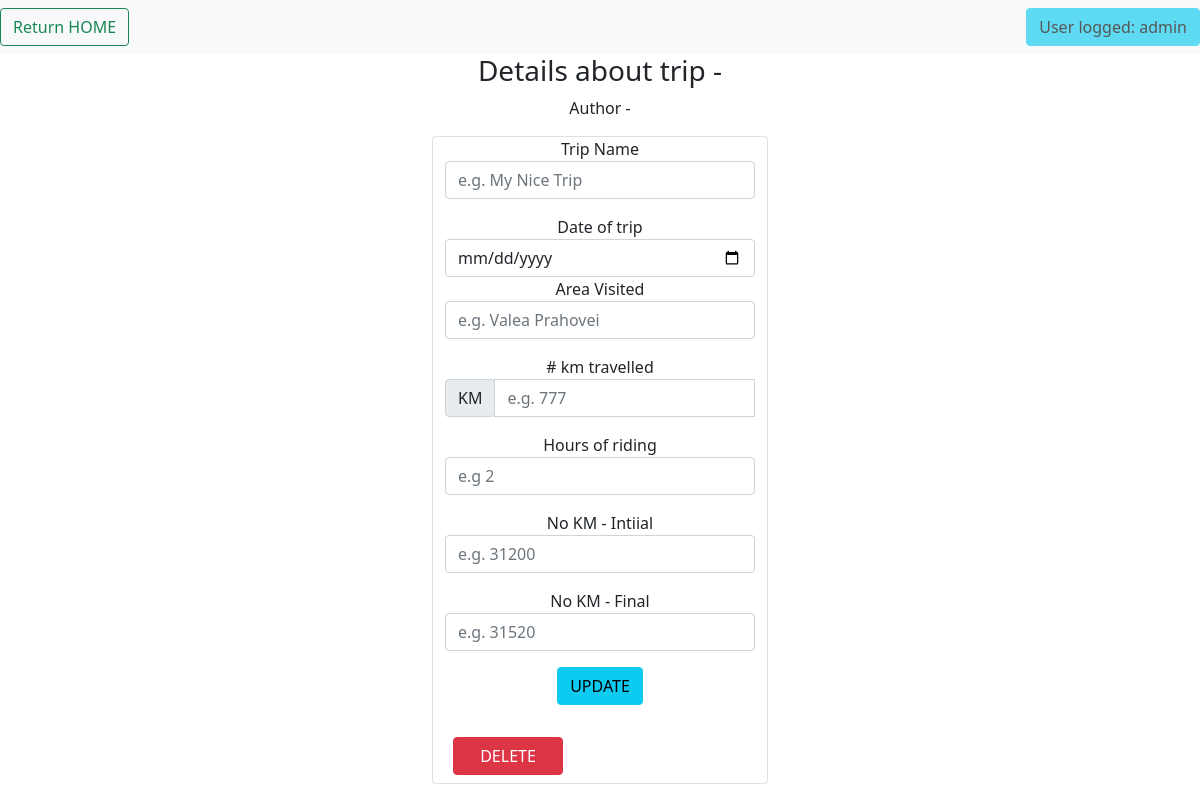
Before: /TEST_VRAICA (signed in) with the older database file.
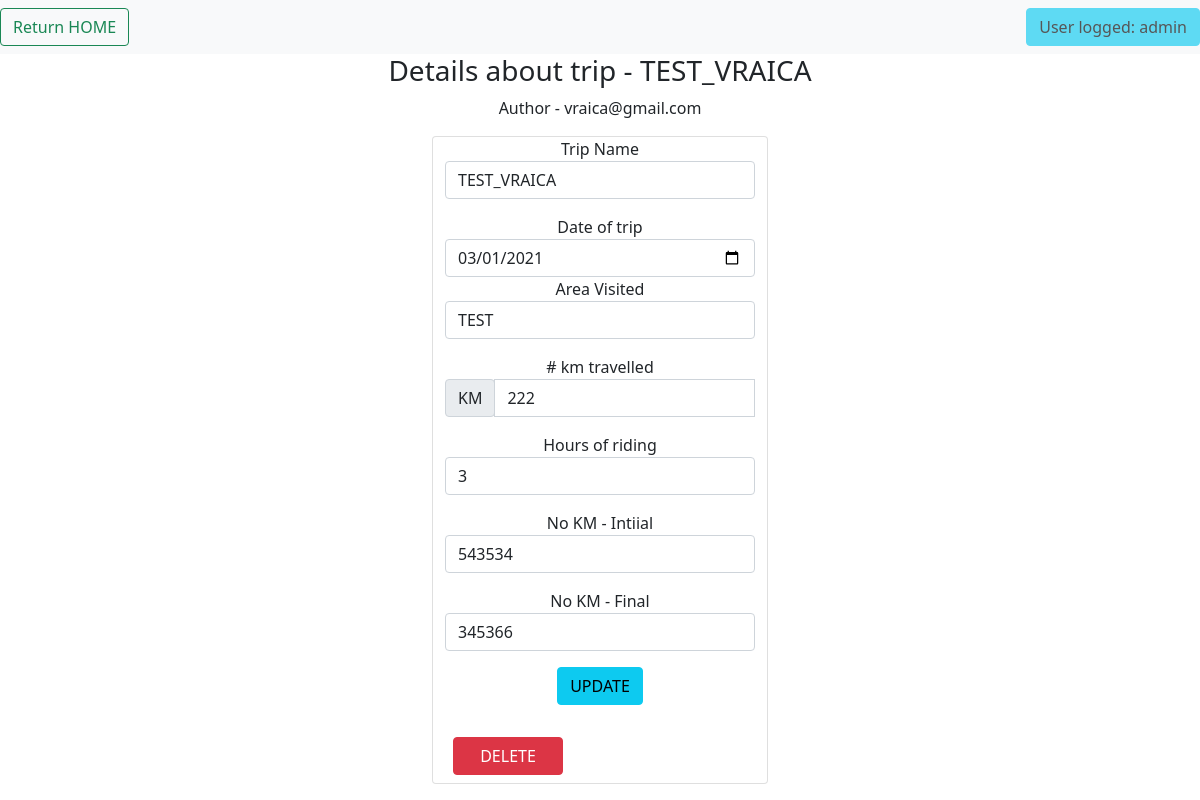
After: the same page with the newer database file.
### application/models.py (models this page shows, shortened)
class TripRecords(db.Model):
    __tablename__ = 'TripRecords'
    id = db.Column(db.Integer, primary_key=True)
    trip_name = db.Column(db.String(100))
    trip_date = db.Column(db.Date)
    area_name = db.Column(db.String(50))
    km_travelled = db.Column(db.Integer)
    h_travelled = db.Column(db.Integer)
    km_initial = db.Column(db.Integer)
    km_final = db.Column(db.Integer)
    added_by = db.Column(db.String(100))

### application/routes.py (the view)
@app.route('/<trip_name>')
@login_required
def detailed_trip(trip_name):
    if session['logged_user'] != app.config['ADMIN_USER']:
        found_trip = TripRecords.query.filter_by(trip_name=trip_name, added_by=session['logged_user']).first()
    else:
        found_trip = TripRecords.query.filter_by(trip_name=trip_name).first()
    return render_template('detailed_trip.html', detailed_trip=found_trip,
                           crr_user=session['logged_user'].split('@')[0])

### application/routes.py (called while the page is built)
@loginMan.user_loader
def load_user(email):
    return Riders.query.filter_by(email=email).first()

### application/templates/detailed_trip.html (shortened to what this page needs)
{% extends 'trips_common.html' %}
{%block trip_details%}
<div class="text=center">
    <h3>Details about trip - {{detailed_trip.trip_name}}</h3>
    <p>Author - {{detailed_trip.added_by}}</p>
</div>
<div class="text-center container pb-1" style="width: 30%">
    <div class="card text-center container ml-2" style="width: 100%;">
        <form action="{{url_for('update_existing_trip', rider_email=detailed_trip.added_by,
                                    trip_name=detailed_trip.trip_name)}}" method="POST" class="needs-validation"
              novalidate>
            <div class="form-row">
                <div class="col-md mb-3">
                    <label for="validationCustom01">Trip Name</label>
                    <input type="text" class="form-control" id="validationCustom01" name="new_trip_name"
                           placeholder="e.g. My Nice Trip" value="{{detailed_trip.trip_name}}"
                           required>
                </div>
                <div>
                    <label for="validationCustom01">Date of trip</label>
                    <input type="date" class="form-control" id="validationCustom011" name="new_trip_date"
                           placeholder="e.g. 23/04/1992" value="{{detailed_trip.trip_date}}"
                           required>
                </div>
                <div class="col-md mb-3">
                    <label for="validationCustom02">Area Visited</label>
                    <input type="text" class="form-control" id="validationCustom02" name="new_area_name"
                           placeholder="e.g. Valea Prahovei" value="{{detailed_trip.area_name}}"
                           required>
                </div>
                <div class="col-md mb-3">
                    <label for="validationCustomUsername"># km travelled</label>
                    <div class="input-group">
                        <div class="input-group-prepend">
                            <span class="input-group-text" id="inputGroupPrepend">KM</span>
                        </div>
                        <input type="number" class="form-control" id="validationCustomUsername" name="new_km_travelled"
                               placeholder="e.g. 777" value="{{detailed_trip.km_travelled}}"
                               aria-describedby="inputGroupPrepend" required>
                    </div>
                </div>
            </div>
            <div class="form-row">
                <div class="col-md mb-3">
                    <label for="validationCustom03">Hours of riding</label>
                    <input type="number" class="form-control" id="validationCustom03" name="new_hours_riding"
                           placeholder="e.g 2" value="{{detailed_trip.h_travelled}}" required>
                </div>
                <div class="col-md mb-3">
                    <label for="validationCustom04">No KM - Intiial</label>
                    <input type="number" class="form-control" id="validationCustom04" name="new_km_initial"
                           placeholder="e.g. 31200" value="{{detailed_trip.km_initial}}" required>
                </div>
                <div class="col-md mb-3">
                    <label for="validationCustom05">No KM - Final</label>
                    <input type="number" class="form-control" id="validationCustom05" name="new_km_final"
                           placeholder="e.g. 31520" value="{{detailed_trip.km_final}}" required>
                </div>
            </div>
            <button class="btn btn-info mb-4" name="update_trip" type="submit" value="tripUpdate">UPDATE</button>
        </form>
        <a href="{{url_for('delete_trip', rider_email = detailed_trip.added_by, trip_name=detailed_trip.trip_name)}}"
           class="btn btn-danger m-2" style="width: 110px">DELETE</a>
    </div>
</div>
{%endblock%}

Changed rows visible on the page:
added TripRecords: trip_name "TEST_VRAICA", added_by "vraica@gmail.com", new_trip_name "TEST_VRAICA", new_trip_date "03/01/2021", new_area_name "TEST", new_km_travelled "222", new_hours_riding "3", new_km_initial "543534", new_km_final "345366"
